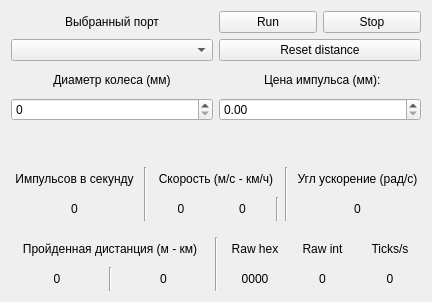
<?xml version="1.0" encoding="UTF-8"?>
<ui version="4.0">
 <class>MainWindow</class>
 <widget class="QMainWindow" name="MainWindow">
  <property name="geometry">
   <rect>
    <x>0</x>
    <y>0</y>
    <width>432</width>
    <height>302</height>
   </rect>
  </property>
  <property name="windowTitle">
   <string>STM Odometer Speed</string>
  </property>
  <widget class="QWidget" name="centralWidget">
   <layout class="QGridLayout" name="gridLayout">
    <item row="0" column="0">
     <layout class="QVBoxLayout" name="verticalLayout_12">
      <item>
       <layout class="QHBoxLayout" name="horizontalLayout_8">
        <item>
         <layout class="QVBoxLayout" name="verticalLayout">
          <item>
           <widget class="QLabel" name="comports_lbl">
            <property name="text">
             <string>Выбранный порт</string>
            </property>
            <property name="alignment">
             <set>Qt::AlignCenter</set>
            </property>
           </widget>
          </item>
          <item>
           <widget class="QComboBox" name="ports_cbx"/>
          </item>
         </layout>
        </item>
        <item>
         <layout class="QVBoxLayout" name="verticalLayout_9">
          <item>
           <layout class="QHBoxLayout" name="horizontalLayout">
            <item>
             <widget class="QPushButton" name="run_btn">
              <property name="text">
               <string>Run</string>
              </property>
             </widget>
            </item>
            <item>
             <widget class="QPushButton" name="stop_btn">
              <property name="text">
               <string>Stop</string>
              </property>
             </widget>
            </item>
           </layout>
          </item>
          <item>
           <widget class="QPushButton" name="resetdst_btn">
            <property name="text">
             <string>Reset distance</string>
            </property>
           </widget>
          </item>
         </layout>
        </item>
       </layout>
      </item>
      <item>
       <layout class="QHBoxLayout" name="horizontalLayout_9">
        <item>
         <layout class="QVBoxLayout" name="verticalLayout_2">
          <item>
           <widget class="QLabel" name="diametertxt_lbl">
            <property name="text">
             <string>Диаметр колеса (мм)</string>
            </property>
            <property name="alignment">
             <set>Qt::AlignCenter</set>
            </property>
           </widget>
          </item>
          <item>
           <widget class="QSpinBox" name="diameter_spnbx">
            <property name="maximum">
             <number>999999999</number>
            </property>
            <property name="value">
             <number>0</number>
            </property>
           </widget>
          </item>
         </layout>
        </item>
        <item>
         <layout class="QVBoxLayout" name="verticalLayout_8">
          <item>
           <layout class="QHBoxLayout" name="horizontalLayout_6">
            <item>
             <widget class="QLabel" name="impvaltxt_lbl">
              <property name="sizePolicy">
               <sizepolicy hsizetype="Fixed" vsizetype="Preferred">
                <horstretch>0</horstretch>
                <verstretch>0</verstretch>
               </sizepolicy>
              </property>
              <property name="text">
               <string>Цена импульса (мм):</string>
              </property>
              <property name="alignment">
               <set>Qt::AlignLeading|Qt::AlignLeft|Qt::AlignVCenter</set>
              </property>
              <property name="indent">
               <number>5</number>
              </property>
             </widget>
            </item>
           </layout>
          </item>
          <item>
           <widget class="QDoubleSpinBox" name="impval_spnbx">
            <property name="maximum">
             <double>9999999.990000000223517</double>
            </property>
            <property name="value">
             <double>0.000000000000000</double>
            </property>
           </widget>
          </item>
         </layout>
        </item>
       </layout>
      </item>
      <item>
       <spacer name="verticalSpacer">
        <property name="orientation">
         <enum>Qt::Vertical</enum>
        </property>
        <property name="sizeType">
         <enum>QSizePolicy::Fixed</enum>
        </property>
        <property name="sizeHint" stdset="0">
         <size>
          <width>20</width>
          <height>40</height>
         </size>
        </property>
       </spacer>
      </item>
      <item>
       <layout class="QHBoxLayout" name="horizontalLayout_4">
        <item>
         <layout class="QVBoxLayout" name="verticalLayout_7">
          <item>
           <widget class="QLabel" name="curimptxt_lbl">
            <property name="text">
             <string>Импульсов в секунду</string>
            </property>
            <property name="alignment">
             <set>Qt::AlignCenter</set>
            </property>
           </widget>
          </item>
          <item>
           <widget class="QLabel" name="curimp_lbl">
            <property name="text">
             <string>0</string>
            </property>
            <property name="alignment">
             <set>Qt::AlignCenter</set>
            </property>
           </widget>
          </item>
         </layout>
        </item>
        <item>
         <widget class="Line" name="line">
          <property name="orientation">
           <enum>Qt::Vertical</enum>
          </property>
         </widget>
        </item>
        <item>
         <layout class="QVBoxLayout" name="verticalLayout_3">
          <item>
           <widget class="QLabel" name="curspdtxt_lbl">
            <property name="text">
             <string>Скорость (м/с - км/ч)</string>
            </property>
            <property name="alignment">
             <set>Qt::AlignCenter</set>
            </property>
           </widget>
          </item>
          <item>
           <layout class="QHBoxLayout" name="horizontalLayout_3">
            <item>
             <widget class="QLabel" name="curspdMS_lbl">
              <property name="text">
               <string>0</string>
              </property>
              <property name="alignment">
               <set>Qt::AlignCenter</set>
              </property>
             </widget>
            </item>
            <item>
             <widget class="QLabel" name="curspdKMH_lbl">
              <property name="text">
               <string>0</string>
              </property>
              <property name="alignment">
               <set>Qt::AlignCenter</set>
              </property>
             </widget>
            </item>
            <item>
             <widget class="Line" name="line_3">
              <property name="orientation">
               <enum>Qt::Vertical</enum>
              </property>
             </widget>
            </item>
           </layout>
          </item>
         </layout>
        </item>
        <item>
         <widget class="Line" name="line_2">
          <property name="orientation">
           <enum>Qt::Vertical</enum>
          </property>
         </widget>
        </item>
        <item>
         <layout class="QVBoxLayout" name="verticalLayout_6">
          <item>
           <widget class="QLabel" name="curanglveltxt_lbl">
            <property name="text">
             <string>Угл ускорение (рад/с)</string>
            </property>
            <property name="alignment">
             <set>Qt::AlignCenter</set>
            </property>
           </widget>
          </item>
          <item>
           <widget class="QLabel" name="curanglvel_lbl">
            <property name="text">
             <string>0</string>
            </property>
            <property name="alignment">
             <set>Qt::AlignCenter</set>
            </property>
           </widget>
          </item>
         </layout>
        </item>
       </layout>
      </item>
      <item>
       <spacer name="verticalSpacer_2">
        <property name="orientation">
         <enum>Qt::Vertical</enum>
        </property>
        <property name="sizeType">
         <enum>QSizePolicy::Fixed</enum>
        </property>
        <property name="sizeHint" stdset="0">
         <size>
          <width>20</width>
          <height>10</height>
         </size>
        </property>
       </spacer>
      </item>
      <item>
       <layout class="QHBoxLayout" name="horizontalLayout_5">
        <item>
         <layout class="QVBoxLayout" name="verticalLayout_10">
          <item>
           <widget class="QLabel" name="totaldsttxt_lbl">
            <property name="text">
             <string>Пройденная дистанция (м - км)</string>
            </property>
            <property name="alignment">
             <set>Qt::AlignCenter</set>
            </property>
           </widget>
          </item>
          <item>
           <layout class="QHBoxLayout" name="horizontalLayout_7">
            <item>
             <widget class="QLabel" name="totaldstMS_lbl">
              <property name="text">
               <string>0</string>
              </property>
              <property name="alignment">
               <set>Qt::AlignCenter</set>
              </property>
             </widget>
            </item>
            <item>
             <widget class="Line" name="line_4">
              <property name="orientation">
               <enum>Qt::Vertical</enum>
              </property>
             </widget>
            </item>
            <item>
             <widget class="QLabel" name="totaldstKMH_lbl">
              <property name="text">
               <string>0</string>
              </property>
              <property name="alignment">
               <set>Qt::AlignCenter</set>
              </property>
             </widget>
            </item>
           </layout>
          </item>
         </layout>
        </item>
        <item>
         <widget class="Line" name="line_5">
          <property name="orientation">
           <enum>Qt::Vertical</enum>
          </property>
         </widget>
        </item>
        <item>
         <layout class="QHBoxLayout" name="horizontalLayout_2">
          <item>
           <layout class="QVBoxLayout" name="verticalLayout_4">
            <item>
             <widget class="QLabel" name="rawdatadescr_lbl">
              <property name="text">
               <string>Raw hex</string>
              </property>
              <property name="alignment">
               <set>Qt::AlignCenter</set>
              </property>
             </widget>
            </item>
            <item>
             <widget class="QLabel" name="rawdata_lbl">
              <property name="text">
               <string>0000</string>
              </property>
              <property name="alignment">
               <set>Qt::AlignCenter</set>
              </property>
             </widget>
            </item>
           </layout>
          </item>
          <item>
           <layout class="QVBoxLayout" name="verticalLayout_5">
            <item>
             <widget class="QLabel" name="label">
              <property name="text">
               <string>Raw int</string>
              </property>
              <property name="alignment">
               <set>Qt::AlignCenter</set>
              </property>
             </widget>
            </item>
            <item>
             <widget class="QLabel" name="rawdata_int_lbl">
              <property name="text">
               <string>0</string>
              </property>
              <property name="alignment">
               <set>Qt::AlignCenter</set>
              </property>
             </widget>
            </item>
           </layout>
          </item>
          <item>
           <layout class="QVBoxLayout" name="verticalLayout_11">
            <item>
             <widget class="QLabel" name="tickstxt_lbl">
              <property name="text">
               <string>Ticks/s</string>
              </property>
              <property name="alignment">
               <set>Qt::AlignCenter</set>
              </property>
             </widget>
            </item>
            <item>
             <widget class="QLabel" name="ticks_lbl">
              <property name="text">
               <string>0</string>
              </property>
              <property name="alignment">
               <set>Qt::AlignCenter</set>
              </property>
             </widget>
            </item>
           </layout>
          </item>
         </layout>
        </item>
       </layout>
      </item>
     </layout>
    </item>
   </layout>
  </widget>
 </widget>
 <layoutdefault spacing="6" margin="11"/>
 <resources/>
 <connections/>
</ui>
